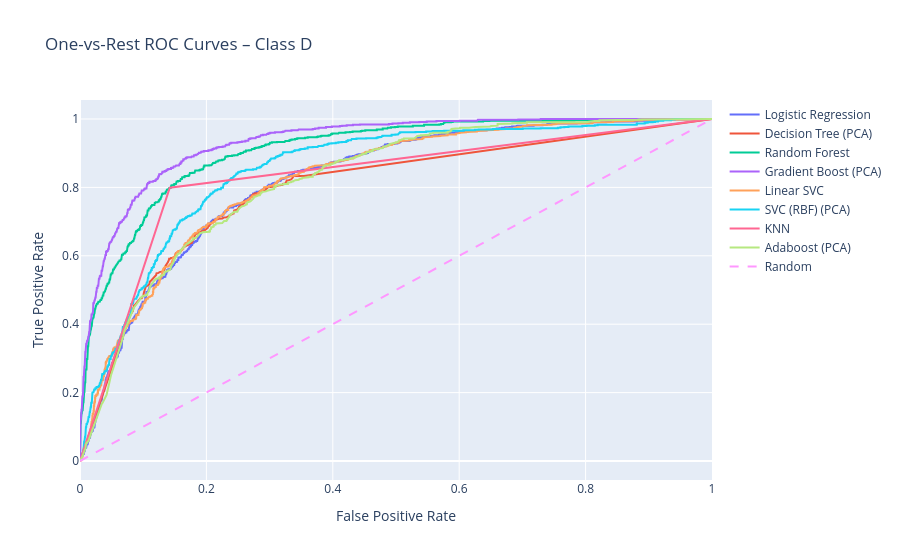
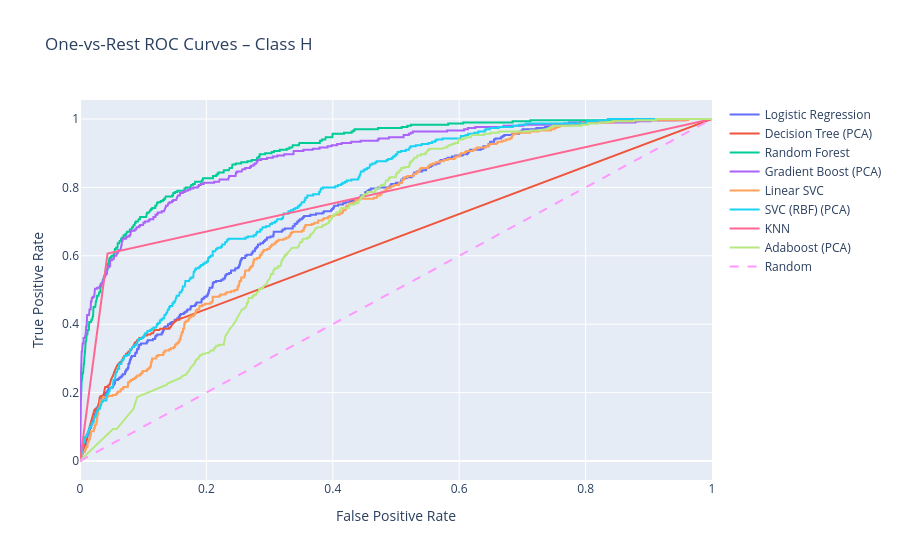
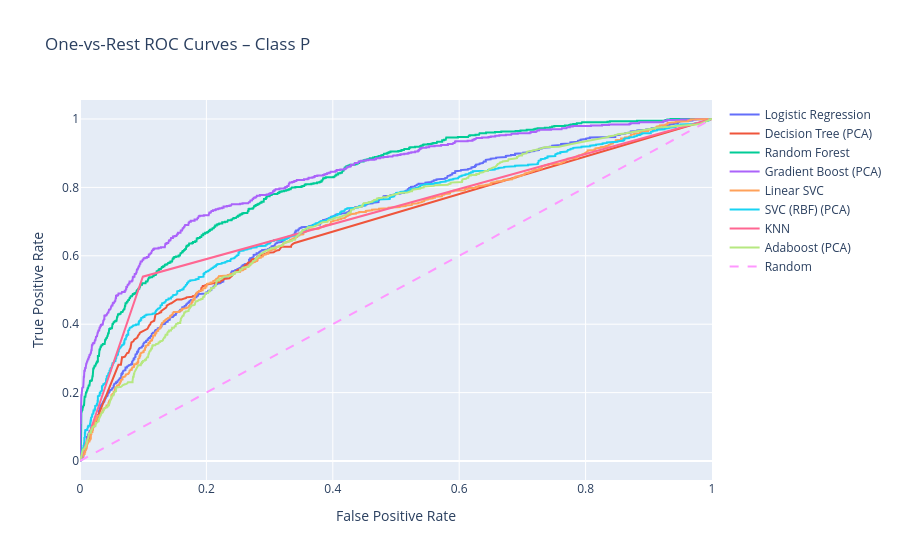
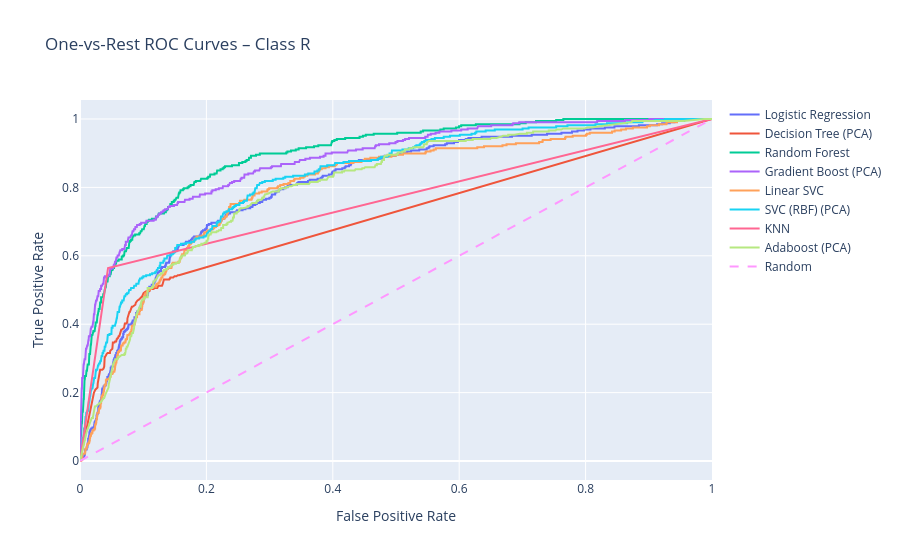

The cell these charts' notebook holds for them, in order:
### Code cell
plot_per_class_roc(results, classes)

### Figure 1 — Plotly figure (JSON) as saved in the notebook; plotly's stock layout.template omitted (floating-point values rounded to 4 significant figures; data arrays with more than 128 entries replaced by an {"elided": "..."} marker saying what was removed)
{"data": [{"mode": "lines", "name": "Logistic Regression", "type": "scatter", "x": {"elided": "888 float values"}, "y": {"elided": "888 float values"}}, {"mode": "lines", "name": "Decision Tree (PCA)", "type": "scatter", "x": {"elided": "206 float values"}, "y": {"elided": "206 float values"}}, {"mode": "lines", "name": "Random Forest", "type": "scatter", "x": {"elided": "620 float values"}, "y": {"elided": "620 float values"}}, {"mode": "lines", "name": "Gradient Boost (PCA)", "type": "scatter", "x": {"elided": "542 float values"}, "y": {"elided": "542 float values"}}, {"mode": "lines", "name": "Linear SVC", "type": "scatter", "x": {"elided": "872 float values"}, "y": {"elided": "872 float values"}}, {"mode": "lines", "name": "SVC (RBF) (PCA)", "type": "scatter", "x": {"elided": "776 float values"}, "y": {"elided": "776 float values"}}, {"mode": "lines", "name": "KNN", "type": "scatter", "x": [0.0, 0.1421, 1.0], "y": [0.0, 0.7993, 1.0]}, {"mode": "lines", "name": "Adaboost (PCA)", "type": "scatter", "x": {"elided": "773 float values"}, "y": {"elided": "773 float values"}}, {"line": {"dash": "dash"}, "mode": "lines", "name": "Random", "type": "scatter", "x": [0, 1], "y": [0, 1]}], "layout": {"title": {"text": "One-vs-Rest ROC Curves – Class D"}, "xaxis": {"title": {"text": "False Positive Rate"}}, "yaxis": {"title": {"text": "True Positive Rate"}}}}

### Figure 2 — Plotly figure (JSON) as saved in the notebook; plotly's stock layout.template omitted (floating-point values rounded to 4 significant figures; data arrays with more than 128 entries replaced by an {"elided": "..."} marker saying what was removed)
{"data": [{"mode": "lines", "name": "Logistic Regression", "type": "scatter", "x": {"elided": "521 float values"}, "y": {"elided": "521 float values"}}, {"mode": "lines", "name": "Decision Tree (PCA)", "type": "scatter", "x": [0.0, 0.01766, 0.01878, 0.02104, 0.02179, 0.02292, 0.02554, 0.02667, 0.0293, 0.03043, 0.03118, 0.03118, 0.03306, 0.03381, 0.03418, 0.03719, 0.03794, 0.03832, 0.03869, 0.03907, 0.03982, 0.04132, 0.04395, 0.04395, 0.04545, 0.04621, 0.04733, 0.04771, 0.04846, 0.04884, 0.04884, 0.05222, 0.05297, 0.05372, 0.05485, 0.05898, 0.06048, 0.06086, 0.06198, 0.06424, 0.06461, 0.06612, 0.06875, 0.0695, 0.06987, 0.07137, 0.07175, 0.0725, 0.07288, 0.07438, 0.07476, 0.07588, 0.07663, 0.07814, 0.08077, 0.08415, 0.0864, 0.08678, 0.08715, 0.08903, 0.09016, 0.09166, 0.09316, 0.09391, 0.09805, 0.09955, 0.1018, 0.1029, 0.1033, 0.1044, 0.1059, 0.1063, 0.1074, 0.1097, 0.1112, 0.1116, 0.1127, 0.1131, 0.1146, 0.1157, 0.1168, 0.1183, 0.121, 0.1217, 0.1236, 0.1243, 0.1255, 0.127, 0.1292, 0.1322, 0.133, 0.1345, 0.1352, 0.1364, 0.1371, 0.1397, 0.1412, 0.1412, 0.1431, 0.145, 0.1465, 0.1473, 0.1488, 0.1495, 0.1499, 0.151, 0.1525, 0.1533, 0.1551, 0.1566, 0.1574, 0.1578, 0.1585, 0.1593, 0.1653, 1.0], "y": [0.0, 0.1167, 0.13, 0.1433, 0.1467, 0.15, 0.1533, 0.1533, 0.16, 0.1767, 0.1833, 0.1867, 0.19, 0.19, 0.19, 0.1933, 0.2033, 0.2067, 0.2167, 0.2167, 0.2167, 0.2167, 0.2167, 0.22, 0.22, 0.2233, 0.2233, 0.2267, 0.2333, 0.2333, 0.2367, 0.25, 0.2567, 0.2567, 0.2633, 0.28, 0.2833, 0.2867, 0.2867, 0.29, 0.29, 0.29, 0.3033, 0.3067, 0.3067, 0.3067, 0.31, 0.3133, 0.3133, 0.3133, 0.3167, 0.3167, 0.32, 0.32, 0.3233, 0.3333, 0.3433, 0.3467, 0.3467, 0.3467, 0.3533, 0.3533, 0.3533, 0.36, 0.36, 0.36, 0.3667, 0.3667, 0.3667, 0.3667, 0.3667, 0.37, 0.37, 0.37, 0.37, 0.37, 0.3733, 0.3733, 0.3733, 0.3733, 0.38, 0.3833, 0.3833, 0.3833, 0.3833, 0.3833, 0.3833, 0.3867, 0.3867, 0.3867, 0.3867, 0.3867, 0.3867, 0.3867, 0.3867, 0.3867, 0.3867, 0.39, 0.39, 0.3967, 0.4, 0.4033, 0.4067, 0.4067, 0.4067, 0.41, 0.41, 0.4133, 0.4133, 0.4133, 0.4133, 0.4167, 0.4167, 0.4167, 0.42, 1.0]}, {"mode": "lines", "name": "Random Forest", "type": "scatter", "x": {"elided": "348 float values"}, "y": {"elided": "348 float values"}}, {"mode": "lines", "name": "Gradient Boost (PCA)", "type": "scatter", "x": {"elided": "322 float values"}, "y": {"elided": "322 float values"}}, {"mode": "lines", "name": "Linear SVC", "type": "scatter", "x": {"elided": "499 float values"}, "y": {"elided": "499 float values"}}, {"mode": "lines", "name": "SVC (RBF) (PCA)", "type": "scatter", "x": {"elided": "497 float values"}, "y": {"elided": "497 float values"}}, {"mode": "lines", "name": "KNN", "type": "scatter", "x": [0.0, 0.04358, 1.0], "y": [0.0, 0.6067, 1.0]}, {"mode": "lines", "name": "Adaboost (PCA)", "type": "scatter", "x": {"elided": "705 float values"}, "y": {"elided": "705 float values"}}, {"line": {"dash": "dash"}, "mode": "lines", "name": "Random", "type": "scatter", "x": [0, 1], "y": [0, 1]}], "layout": {"title": {"text": "One-vs-Rest ROC Curves – Class H"}, "xaxis": {"title": {"text": "False Positive Rate"}}, "yaxis": {"title": {"text": "True Positive Rate"}}}}

### Figure 3 — Plotly figure (JSON) as saved in the notebook; plotly's stock layout.template omitted (floating-point values rounded to 4 significant figures; data arrays with more than 128 entries replaced by an {"elided": "..."} marker saying what was removed)
{"data": [{"mode": "lines", "name": "Logistic Regression", "type": "scatter", "x": {"elided": "876 float values"}, "y": {"elided": "876 float values"}}, {"mode": "lines", "name": "Decision Tree (PCA)", "type": "scatter", "x": {"elided": "189 float values"}, "y": {"elided": "189 float values"}}, {"mode": "lines", "name": "Random Forest", "type": "scatter", "x": {"elided": "724 float values"}, "y": {"elided": "724 float values"}}, {"mode": "lines", "name": "Gradient Boost (PCA)", "type": "scatter", "x": {"elided": "690 float values"}, "y": {"elided": "690 float values"}}, {"mode": "lines", "name": "Linear SVC", "type": "scatter", "x": {"elided": "877 float values"}, "y": {"elided": "877 float values"}}, {"mode": "lines", "name": "SVC (RBF) (PCA)", "type": "scatter", "x": {"elided": "837 float values"}, "y": {"elided": "837 float values"}}, {"mode": "lines", "name": "KNN", "type": "scatter", "x": [0.0, 0.09944, 1.0], "y": [0.0, 0.539, 1.0]}, {"mode": "lines", "name": "Adaboost (PCA)", "type": "scatter", "x": {"elided": "843 float values"}, "y": {"elided": "843 float values"}}, {"line": {"dash": "dash"}, "mode": "lines", "name": "Random", "type": "scatter", "x": [0, 1], "y": [0, 1]}], "layout": {"title": {"text": "One-vs-Rest ROC Curves – Class P"}, "xaxis": {"title": {"text": "False Positive Rate"}}, "yaxis": {"title": {"text": "True Positive Rate"}}}}

### Figure 4 — Plotly figure (JSON) as saved in the notebook; plotly's stock layout.template omitted (floating-point values rounded to 4 significant figures; data arrays with more than 128 entries replaced by an {"elided": "..."} marker saying what was removed)
{"data": [{"mode": "lines", "name": "Logistic Regression", "type": "scatter", "x": {"elided": "509 float values"}, "y": {"elided": "509 float values"}}, {"mode": "lines", "name": "Decision Tree (PCA)", "type": "scatter", "x": [0.0, 0.022, 0.02428, 0.02618, 0.02656, 0.02769, 0.02807, 0.03111, 0.03187, 0.03528, 0.03718, 0.03832, 0.03832, 0.03907, 0.03945, 0.04211, 0.04287, 0.04363, 0.0459, 0.04742, 0.0478, 0.05121, 0.05197, 0.05273, 0.05463, 0.05539, 0.05728, 0.05804, 0.05842, 0.05918, 0.05994, 0.06108, 0.06146, 0.06222, 0.06525, 0.06601, 0.0698, 0.0698, 0.07018, 0.07056, 0.07094, 0.07284, 0.07322, 0.07398, 0.07473, 0.07511, 0.07549, 0.07625, 0.07663, 0.07739, 0.07815, 0.07891, 0.07967, 0.08156, 0.08194, 0.08308, 0.08612, 0.08649, 0.08763, 0.08839, 0.09067, 0.09105, 0.0937, 0.0956, 0.09674, 0.0975, 0.09863, 0.09939, 0.09977, 0.1005, 0.1028, 0.1032, 0.1039, 0.1051, 0.1074, 0.11, 0.1112, 0.1119, 0.1134, 0.1138, 0.1149, 0.1157, 0.1165, 0.1176, 0.1184, 0.1199, 0.1214, 0.1222, 0.1222, 0.1233, 0.1237, 0.1263, 0.1275, 0.129, 0.1297, 0.1305, 0.1313, 0.132, 0.1328, 0.1343, 0.1351, 0.1381, 0.1392, 0.1411, 0.1419, 0.1426, 0.143, 0.1445, 0.1464, 0.1476, 0.1495, 0.1506, 0.1517, 0.1525, 0.1548, 0.1567, 1.0], "y": [0.0, 0.1994, 0.2086, 0.2117, 0.2117, 0.2147, 0.227, 0.2577, 0.2669, 0.2669, 0.2699, 0.2761, 0.2853, 0.3037, 0.3037, 0.3129, 0.316, 0.316, 0.316, 0.316, 0.3221, 0.3282, 0.3466, 0.3466, 0.3466, 0.3497, 0.3497, 0.3558, 0.3558, 0.3589, 0.3589, 0.365, 0.365, 0.365, 0.3834, 0.3834, 0.3896, 0.3957, 0.3988, 0.3988, 0.4018, 0.4018, 0.4018, 0.4049, 0.4049, 0.4172, 0.4202, 0.4264, 0.4264, 0.4356, 0.4356, 0.4356, 0.4417, 0.4509, 0.4509, 0.4509, 0.454, 0.454, 0.4571, 0.4632, 0.4693, 0.4693, 0.4724, 0.4785, 0.4785, 0.4785, 0.4847, 0.4847, 0.4847, 0.4908, 0.4939, 0.4939, 0.4939, 0.4969, 0.4969, 0.4969, 0.5031, 0.5031, 0.5031, 0.5031, 0.5031, 0.5031, 0.5031, 0.5061, 0.5061, 0.5061, 0.5061, 0.5061, 0.5092, 0.5092, 0.5123, 0.5123, 0.5123, 0.5123, 0.5123, 0.5153, 0.5215, 0.5245, 0.5307, 0.5307, 0.5307, 0.5307, 0.5307, 0.5307, 0.5337, 0.5337, 0.5368, 0.5368, 0.5368, 0.5368, 0.5399, 0.5399, 0.5399, 0.5399, 0.5429, 0.5429, 1.0]}, {"mode": "lines", "name": "Random Forest", "type": "scatter", "x": {"elided": "386 float values"}, "y": {"elided": "386 float values"}}, {"mode": "lines", "name": "Gradient Boost (PCA)", "type": "scatter", "x": {"elided": "392 float values"}, "y": {"elided": "392 float values"}}, {"mode": "lines", "name": "Linear SVC", "type": "scatter", "x": {"elided": "511 float values"}, "y": {"elided": "511 float values"}}, {"mode": "lines", "name": "SVC (RBF) (PCA)", "type": "scatter", "x": {"elided": "462 float values"}, "y": {"elided": "462 float values"}}, {"mode": "lines", "name": "KNN", "type": "scatter", "x": [0.0, 0.04439, 1.0], "y": [0.0, 0.5644, 1.0]}, {"mode": "lines", "name": "Adaboost (PCA)", "type": "scatter", "x": {"elided": "748 float values"}, "y": {"elided": "748 float values"}}, {"line": {"dash": "dash"}, "mode": "lines", "name": "Random", "type": "scatter", "x": [0, 1], "y": [0, 1]}], "layout": {"title": {"text": "One-vs-Rest ROC Curves – Class R"}, "xaxis": {"title": {"text": "False Positive Rate"}}, "yaxis": {"title": {"text": "True Positive Rate"}}}}
